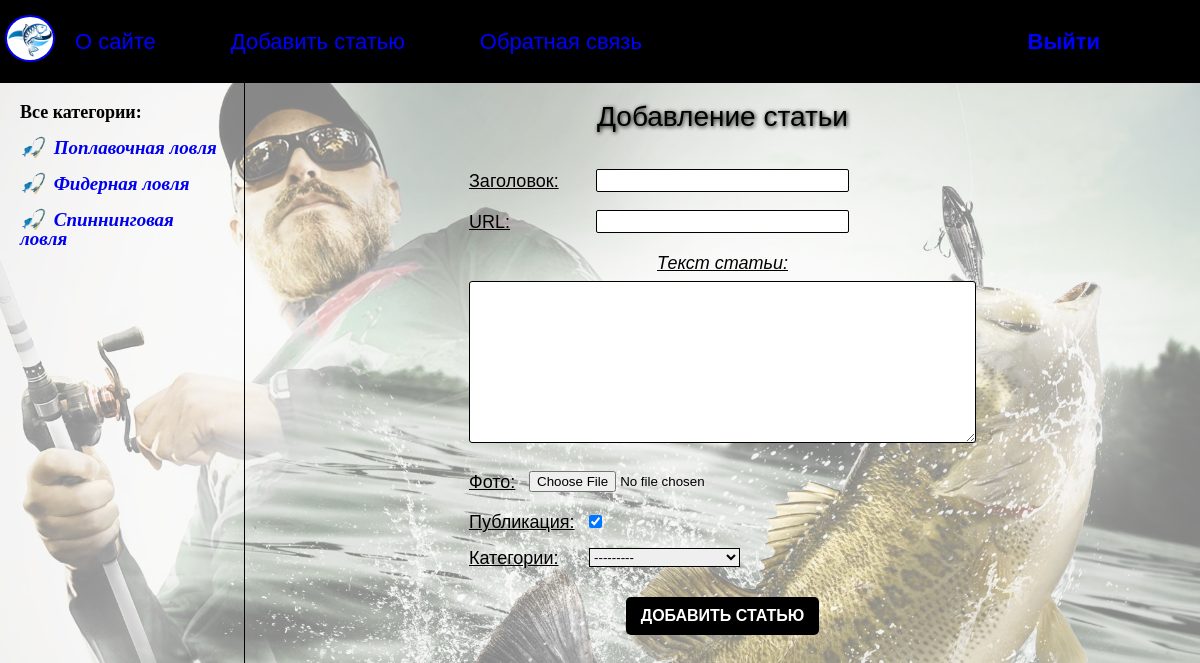
Screenshot of /addpage/ (signed in) with the database file from the repository.
### blog/models.py (models this page shows)
class Category(models.Model):
    name = models.CharField(max_length=100, db_index=True, verbose_name="Категория")
    slug = models.SlugField(max_length=255, unique=True, db_index=True, verbose_name="URL")
    def __str__(self):
        return self.name
    def get_absolute_url(self):
        return reverse('category', kwargs={'cat_slug': self.slug})
    class Meta:
        verbose_name = 'Категория'
        verbose_name_plural = 'Категории'
        ordering = ['id']

### blog/views.py (the view)
# urls.py: path('addpage/', AddPost.as_view(), name='add_page'),
class AddPost(LoginRequiredMixin, DataMixin, CreateView):
    form_class = AddPostForm
    template_name = 'blog/addpage.html'
    def get_context_data(self, *, object_list=None, **kwargs):
        context = super().get_context_data(**kwargs)
        c_def = self.get_user_context(title="Добавление статьи")
        return dict(list(context.items()) + list(c_def.items()))

### blog/forms.py (shortened to what this page needs)
class AddPostForm(forms.ModelForm):
    class Meta:
        model = Article
        fields = ['title', 'slug', 'content', 'photo', 'is_published', 'cat']
        widgets = {
            'title': forms.TextInput(attrs={'class': 'form-input'}),
            'content': forms.Textarea(attrs={'cols': 60, 'rows': 10})
        }

### blog/templatetags/blog_tags.py (called while the page is built)
@register.inclusion_tag("blog/list_categories.html")
def show_categories():
    categories = Category.objects.all()
    return {"categories": categories}

@register.inclusion_tag("blog/list_menu.html")
def show_menu():
    menu = [{'title': 'О сайте', 'url_name': 'about'},
            {'title': 'Добавить статью', 'url_name': 'add_page'},
            {'title': 'Обратная связь', 'url_name': 'contact'}, ]
    return {'menu': menu}

### blog/utils.py (called while the page is built)
    def get_user_context(self, **kwargs):
        context = kwargs
        categories = Category.objects.all()
        context['categories'] = categories
        return context

### blog/templates/blog/addpage.html (shortened to what this page needs)
{% extends "blog/base.html" %}
{% block content %}
<div class="form__mane">
    <h2>{{title}}</h2>
    <form class="form__post" action="{% url 'add_page' %}" method="POST" enctype="multipart/form-data">
    {{ form.as_p }}
        <button type="submit" class="btn">Добавить статью</button>
    </form>
</div>
{% endblock %}

### blog/templates/blog/list_categories.html
{% for category in categories %}
    <li class="category"><a href="{{ category.get_absolute_url }}">{{category.name}}</a></li>
{% endfor %}

### blog/static/blog/css/styles.css (style rules this page uses)
* { padding: 0; margin: 0; border: 0; }
*,*:before,*:after { -moz-box-sizing: border-box; -webkit-box-sizing: border-box; box-sizing: border-box; }
html,body { height: 100%; width: 100%; font-size: 100%; line-height: 1; font-size: 14px; -ms-text-size-adjust: 100%; -moz-text-size-adjust: 100%; -webkit-text-size-adjust: 100%; }
input,button,textarea { font-family:inherit; }
button { cursor: pointer; }
a, a:visited { text-decoration: none; }
ul li { list-style: none; }
h1,h2,h3,h4,h5,h6 { font-size:inherit;font-weight: 400; }
html { height: 100%; min-width: 900px; }
body { background: url("../images/fon2.jpg") 0 0/105% no-repeat fixed rgba(255, 248, 220, 0.53); background-blend-mode: saturation; height: 100%; min-width: 900px; }
.sidebar li { font-size: 19px; padding: 17px 0 0 0; font-style: italic; font-weight: 600; }
.sidebar a:before { content: "🎣"; padding: 0 10px 0 0; }
.form__mane { font-family: Arial; display: flex; flex-direction: column; align-items: center; flex: 0 1 auto; height: 100%; }
.form__mane h2 { font-size: 28px; text-align: center; text-shadow: 1px 1px 4px black; margin: 20px 0 20px 0; }
.form__post label { font-size: 18px; text-decoration: underline; display: block; position: relative; top: 21px; }
.form-input { display: block; margin-right: auto; margin-left: auto; }
#id_title, #id_slug { width: 50%; border-radius: 2px; border: 1px solid black; padding: 3px; }
.form__post input:nth-child(2) { display: block; margin-right: auto; margin-left: auto; }
.form__post textarea { display: block; margin-right: auto; margin-left: auto; margin: 30px 0 20px 0; border: 1px solid black; border-radius: 3px; padding: 5px; }
label[for="id_content"] { text-align: center; font-style: italic; }
label[for="id_photo"] { position: relative; top: 10px; }
label[for="id_cat"] { max-width: 100px; }
#id_photo { margin: -10px 0 0 60px; }
#id_cat { margin: 2px 0 0 120px; border: 1px solid black; }
#id_is_published { margin: 5px 0px 0 120px; }
.form__post button { margin: 30px 0 0 0px; display: block; margin-right: auto; margin-left: auto; color: white; background-color: black; font-size: 16px; border-radius: 5px; padding: 10px 15px; text-transform: uppercase; font-weight: 700; }

### rows the page displays
Category: name "Поплавочная ловля"
Category: name "Фидерная ловля"
Category: name "Спиннинговая ловля"

### other values shown
{{ element.title }} "О сайте" "Добавить статью" "Обратная связь"
{{ title }} "Добавление статьи"
